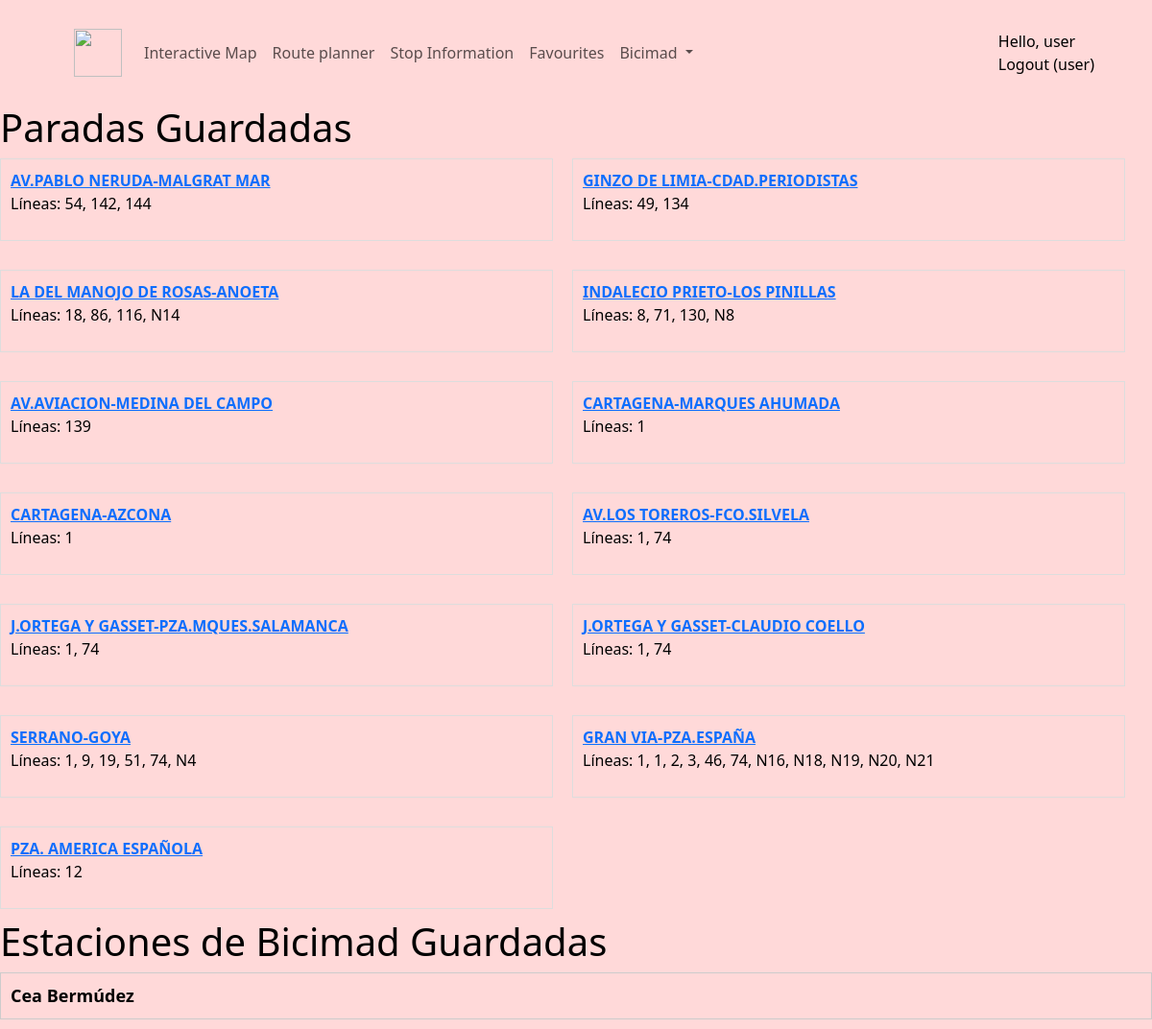
/favourite (signed in), run on the app's committed database.
### mainapp/models.py (models this page shows, shortened)
class savedStops(models.Model):
    user=models.ForeignKey(User,null=True,on_delete=models.SET_NULL)
    savedStop=models.ForeignKey(Estacion,null=True,on_delete=models.SET_NULL)

class Estacion(models.Model):
    IDESTACION                  = models.IntegerField(primary_key=True)
    DENOMINACION                = models.CharField(max_length=255)
    LINEAS                      = models.CharField(max_length=255)
    longitude                   = models.FloatField()
    latitude                    = models.FloatField()
    ACONDICIONAMIENTOVIAJEROS   =models.IntegerField()

class savedBICIMAD(models.Model):
    user=models.ForeignKey(User,null=True,on_delete=models.SET_NULL)
    savedStation=models.ForeignKey(BicimadStation,null=True,on_delete=models.SET_NULL)

class BicimadStation(models.Model):
    id                  = models.AutoField(primary_key=True)
    latitude            = models.FloatField()
    longitude           = models.FloatField()
    name                = models.CharField(max_length=555)
    number              = models.CharField(max_length=100)
    address             = models.CharField(max_length=555)
    activate            = models.IntegerField()
    no_available            = models.IntegerField()
    total_bases             = models.IntegerField()
    dock_bikes          = models.IntegerField()
    free_bases          = models.IntegerField()
    reservations_count  = models.IntegerField()

### mainapp/views.py (the view)
# urls.py: path('favourite', views.favourite, name="favourite"),
@login_required
def favourite(request):
    if request.user.is_authenticated:
        paradas_guardadas = savedStops.objects.filter(user=request.user)
        estaciones_bicimad = savedBICIMAD.objects.filter(user=request.user)
        context = {'paradas_guardadas': paradas_guardadas, 'estaciones_bicimad': estaciones_bicimad}
        return render(request, 'mainapp/favourite.html', context)
    else:
        context = 'No tiene paradas guardadas'
        return render(request, 'mainapp/error.html', context)

### mainapp/templates/mainapp/favourite.html (shortened to what this page needs)
{% extends 'mainapp/base.html' %}
{% load static %}
{% block content %}
    <h1>Paradas Guardadas</h1>
    {% if paradas_guardadas %}
        <div class="paradas-container">
            {% for parada in paradas_guardadas %}
                <div class="parada-item">
                    <a href="{% url 'stop_detail' stop_number=parada.savedStop.IDESTACION %}">
                        <strong>{{ parada.savedStop.DENOMINACION }}</strong>
                    </a>
                    <p>Líneas: {{ parada.savedStop.LINEAS }}</p>
                </div>
            {% endfor %}
        </div>
    {% else %}
        <p>No tienes paradas guardadas.</p>
    {% endif %}
    <h1>Estaciones de Bicimad Guardadas</h1>
    {% if estaciones_bicimad %}
        <div class="bicimad-container">
            {% for bicimad in estaciones_bicimad %}
                <div class="bicimad-item">
                    <div class="nombre-estacion" onclick="toggleInfo('{{ bicimad.id }}')">
                        <strong>{{ bicimad.savedStation.name }}</strong>
                    </div>
                </div>
            {% endfor %}
        </div>
    {% else %}
        <p>No tienes estaciones de Bicimad guardadas.</p>
    {% endif %}
{% endblock %}

### mainapp/templates/mainapp/navbar.html (shortened to what this page needs)
{% load static %}
<nav class="navbar navbar-expand-lg navbar-light" style="margin-right: 5%; margin-left: 5%;">
  <a class="navbar-brand m-3" href="/">
    <img src="https://i.imgur.com/XWCXWpU.png" height="50px" style="margin:1%;">
  </a>
  <div class="collapse navbar-collapse" id="navbar-menu">
    <ul class="navbar-nav mr-auto">
      <li class="nav-item">
        <a class="nav-link" href="map">Interactive Map</a>
      </li>
      <li class="nav-item">
        <a class="nav-link" href="route">Route planner</a>
      </li>
      <li class="nav-item">
        <a class="nav-link" href="search_stop">Stop Information</a>
      </li>
      {% if user.is_authenticated %}
      <li class="nav-item">
        <a class="nav-link" href="favourite">Favourites</a>
      </li>
      {% endif %}
      <li class="nav-item dropdown">
        <a class="nav-link dropdown-toggle" href="#" id="navbarDropdownMenuLink" data-toggle="dropdown" aria-haspopup="true" aria-expanded="false">
          Bicimad
        </a>
      </li>
    </ul>
  </div>
    <div >
      <div id="hello-msg" class="mr-3">Hello, {{request.user}}</div>
      {% if not user.is_authenticated %}
        <a class="nav-link" href="login">Login</a>
      {% else %}
        <a class="nav-link" href="logout">Logout&nbsp;({{request.user}})</a>
      {% endif %}
    </div>
</nav>

### mainapp/templates/mainapp/favourite.html (style rules this page uses)
.paradas-container { display: flex; flex-wrap: wrap; gap: 20px; }
.parada-item { width: 48%; border: 1px solid #ddd; padding: 10px; margin-bottom: 10px; }
.bicimad-item { border: 1px solid #ccc; padding: 10px; margin-bottom: 10px; }
.nombre-estacion { font-size: 18px; font-weight: bold; cursor: pointer; }

### mainapp/templates/mainapp/base.html (style rules this page uses)
body { background-color: #ffd9d9; color: rgb(0, 0, 0); }

### data on the page
savedStops: savedStop.DENOMINACION "AV.PABLO NERUDA-MALGRAT MAR", savedStop.LINEAS "54, 142, 144"
savedStops: savedStop.DENOMINACION "GINZO DE LIMIA-CDAD.PERIODISTAS", savedStop.LINEAS "49, 134"
savedStops: savedStop.DENOMINACION "LA DEL MANOJO DE ROSAS-ANOETA", savedStop.LINEAS "18, 86, 116, N14"
savedStops: savedStop.DENOMINACION "INDALECIO PRIETO-LOS PINILLAS", savedStop.LINEAS "8, 71, 130, N8"
savedStops: savedStop.DENOMINACION "AV.AVIACION-MEDINA DEL CAMPO", savedStop.LINEAS "139"
savedStops: savedStop.DENOMINACION "CARTAGENA-MARQUES AHUMADA", savedStop.LINEAS "1"
savedStops: savedStop.DENOMINACION "CARTAGENA-AZCONA", savedStop.LINEAS "1"
savedStops: savedStop.DENOMINACION "AV.LOS TOREROS-FCO.SILVELA", savedStop.LINEAS "1, 74"
savedStops: savedStop.DENOMINACION "J.ORTEGA Y GASSET-PZA.MQUES.SALAMANCA", savedStop.LINEAS "1, 74"
savedStops: savedStop.DENOMINACION "J.ORTEGA Y GASSET-CLAUDIO COELLO", savedStop.LINEAS "1, 74"
savedStops: savedStop.DENOMINACION "SERRANO-GOYA", savedStop.LINEAS "1, 9, 19, 51, 74, N4"
savedStops: savedStop.DENOMINACION "GRAN VIA-PZA.ESPAÑA", savedStop.LINEAS "1, 1, 2, 3, 46, 74, N16, N18, N19, N20, N21"
savedStops: savedStop.DENOMINACION "PZA. AMERICA ESPAÑOLA", savedStop.LINEAS "12"
savedBICIMAD: savedStation.name "Cea Bermúdez"

### other printed values
{{ request.user }} "user"
